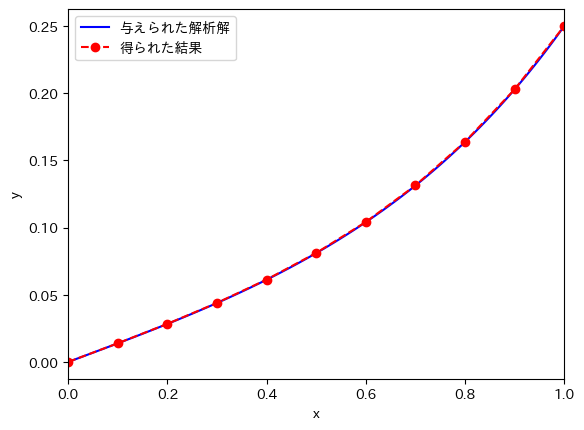

The script that drew this image:
#3-3
import numpy as np
import math
import sympy as sym
import matplotlib.pyplot as plt
import japanize_matplotlib

def error(est, act): #誤差率を求める関数
    return abs(100 * (est - act) / act)

def main():
    y_min = 0
    x_min = 0
    x_max = 1
    y_max = 0.25

    x_val = np.linspace(0, 1, 11)
    y_val = [y_min]

    n = 9
    h = (x_max - x_min) / (n+1) * 2

    y = np.array([1]*n, dtype = 'float')

    C = np.zeros((n, n))
    for i in range(0, n):
        for j in range(0, n):
            if i == j:
                C[j, i] = -2.04
            elif i == j - 1:
                C[j, i] = 1
            elif i == j + 1:
                C[j, i] = 1

    unit = np.identity(n)
    b=np.array([0, 0, 0, 0, 0, 0, 0, 0, -0.25])

    C = np.hstack([C, unit])

    #逆行列法
    for k in range(n):
        Ctmp = C[k][k]
        for j in range(2 * n):
            C[k][j] /= Ctmp #正規化
        for i in range(n):
            if i != k:
                Ctmp = C[i][k]
                for j in range(k, 2 * n):
                    C[i][j] = C[i][j] - C[k][j] * Ctmp

    for i in range(n):
        y[i] = 0
        for j in range(n):
            y[i] = y[i] + C[i][n+j] * b[j]
        y_val.append(y[i])

    y_val.append(y_max)

    x = sym.symbols('x')
    expr = (1/4)*( (sym.exp(2*x)-sym.exp(-2*x)) / (sym.exp(2)-sym.exp(-2)) )
    expr_func = sym.lambdify(x, expr, "numpy")
    px=np.linspace(0, 1, 100)
    py=expr_func(px)
    plt.plot(px, py, color = "blue", label = '与えられた解析解')
    plt.plot(x_val, y_val, 'ro--', label = r'得られた結果')

    plt.xlim(x_min, x_max)
    plt.xlabel("x")
    plt.ylabel("y")

    plt.legend()
    plt.show()

    #誤差率
    py = expr_func(x_val)
    print("  x | 誤差率 ")
    print("-------------")
    for i in range(len(py)):
        print(f"{x_val[i]:.1f}", f"{round(error(py[i], y_val[i]), 3):6.3f}", end = "% \n", sep = " | ")

if __name__ == "__main__":
    main()
